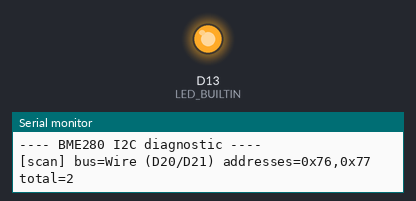
Simulated run of this sketch. Board: Arduino Due. On the bench: output pins drawn as LEDs (lit = HIGH), the last lines printed to the serial monitor. Wiring (inferred from the names in the program): BME280 sensor at I2C address 0x76; BME280 sensor at I2C address 0x77.

Above: at 2.2 s.
At 5.0 s:
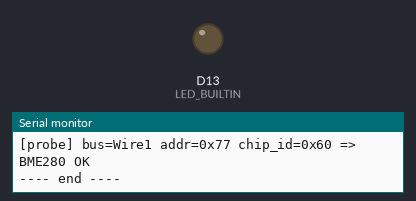
Timing chart, 0 to 9.2 s (numbered marks = the images above):
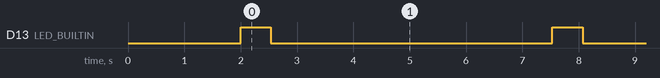

Measured:
- by itself, D13 (LED_BUILTIN): alternates HIGH for 0.53 s and LOW for 5.0 s

The sketch:

bme280_diag.ino
```cpp
// BME280 I2C Diagnostic — Arduino Due
// Scans Wire (D20/D21) and Wire1 (pins 70/71), then probes chip ID at 0x76 and 0x77.
// Output is plain text on SerialUSB at 115200.
//
// Expected good output (BME280 wired correctly to Wire bus at default 0x77):
//   [scan] bus=Wire (D20/D21) addresses=0x77 total=1
//   [probe] bus=Wire addr=0x77 chip_id=0x60 => BME280 OK
//
// See task #3 thread for the full normal-vs-error decision table.

#include <Wire.h>

static const uint16_t SCAN_DELAY_MS = 2;
static const uint16_t LOOP_DELAY_MS = 5000;

static void scanBus(TwoWire &bus, const char *name) {
  bus.begin();
  SerialUSB.print("[scan] bus="); SerialUSB.print(name);
  SerialUSB.print(" addresses=");
  uint8_t found = 0;
  for (uint8_t addr = 0x01; addr < 0x7F; addr++) {
    bus.beginTransmission(addr);
    if (bus.endTransmission() == 0) {
      if (found++) SerialUSB.print(",");
      SerialUSB.print("0x"); SerialUSB.print(addr, HEX);
    }
    delay(SCAN_DELAY_MS);
  }
  if (!found) SerialUSB.print("(none)");
  SerialUSB.print(" total="); SerialUSB.println(found);
}

static void probeChipId(TwoWire &bus, const char *name, uint8_t addr) {
  bus.beginTransmission(addr);
  bus.write(0xD0);
  uint8_t err = bus.endTransmission(false);
  SerialUSB.print("[probe] bus="); SerialUSB.print(name);
  SerialUSB.print(" addr=0x"); SerialUSB.print(addr, HEX);
  if (err != 0) {
    SerialUSB.print(" no_ack err="); SerialUSB.println(err);
    return;
  }
  bus.requestFrom(addr, (uint8_t)1);
  if (bus.available()) {
    uint8_t id = bus.read();
    SerialUSB.print(" chip_id=0x"); SerialUSB.print(id, HEX);
    if (id == 0x60)      SerialUSB.println(" => BME280 OK");
    else if (id == 0x58) SerialUSB.println(" => BMP280 (no humidity)");
    else if (id == 0xFF || id == 0x00) SerialUSB.println(" => bus floating / dead");
    else                 SerialUSB.println(" => UNKNOWN chip");
  } else {
    SerialUSB.println(" no_data");
  }
}

void setup() {
  SerialUSB.begin(115200);
  pinMode(LED_BUILTIN, OUTPUT);
  delay(2000);
  SerialUSB.println();
  SerialUSB.println("BME280 diag starting (Due, 115200 baud)");
}

void loop() {
  digitalWrite(LED_BUILTIN, HIGH);
  SerialUSB.println("---- BME280 I2C diagnostic ----");
  scanBus(Wire,  "Wire (D20/D21)");
  scanBus(Wire1, "Wire1 (pins 70/71)");
  probeChipId(Wire,  "Wire",  0x76);
  probeChipId(Wire,  "Wire",  0x77);
  probeChipId(Wire1, "Wire1", 0x76);
  probeChipId(Wire1, "Wire1", 0x77);
  SerialUSB.println("---- end ----");
  digitalWrite(LED_BUILTIN, LOW);
  delay(LOOP_DELAY_MS);
}
```
